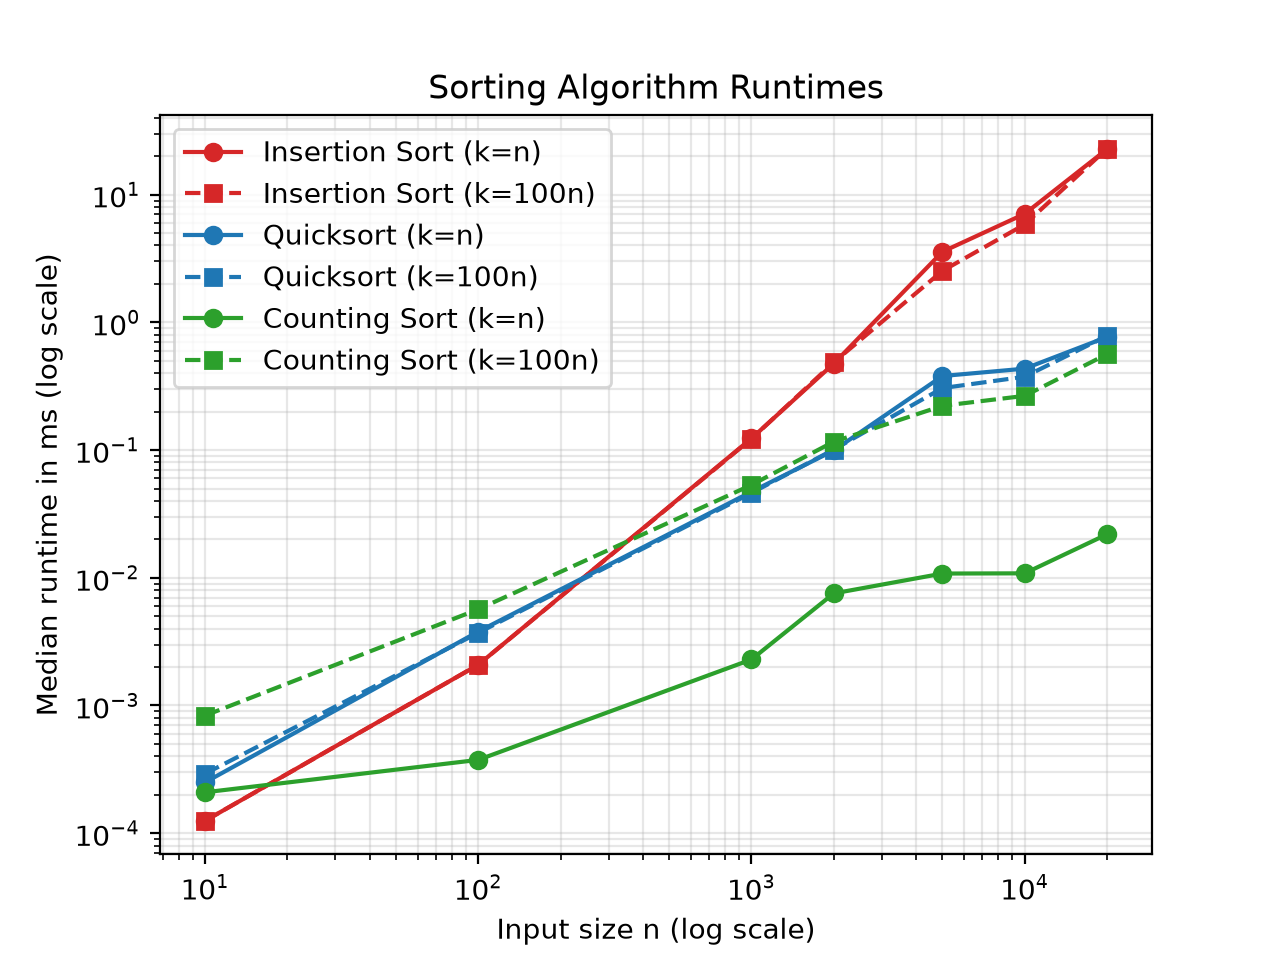

Source code (Python):
import pandas as pd
import matplotlib.pyplot as plt

df = pd.read_csv("results.csv") #read in file

# k = n rows and k 100n rows like assignment
small = df[df["k"] == df["n"]]
large = df[df["k"] == 100 * df["n"]]

algos = [("insertion_ms", "Insertion Sort", "tab:red"),
         ("quicksort_ms", "Quicksort", "tab:blue"),
         ("counting_ms", "Counting Sort", "tab:green")]

for col, name, color in algos:
    plt.plot(small["n"], small[col], color=color, linestyle="-",
             marker="o", label=f"{name} (k=n)")
    plt.plot(large["n"], large[col], color=color, linestyle="--",
             marker="s", label=f"{name} (k=100n)")

plt.xscale("log")
plt.yscale("log")
plt.xlabel("Input size n (log scale)")
plt.ylabel("Median runtime in ms (log scale)")
plt.title("Sorting Algorithm Runtimes")
plt.legend()
plt.grid(True, which="both", alpha=0.3)
plt.savefig("plot.png", dpi=200)
plt.show()
